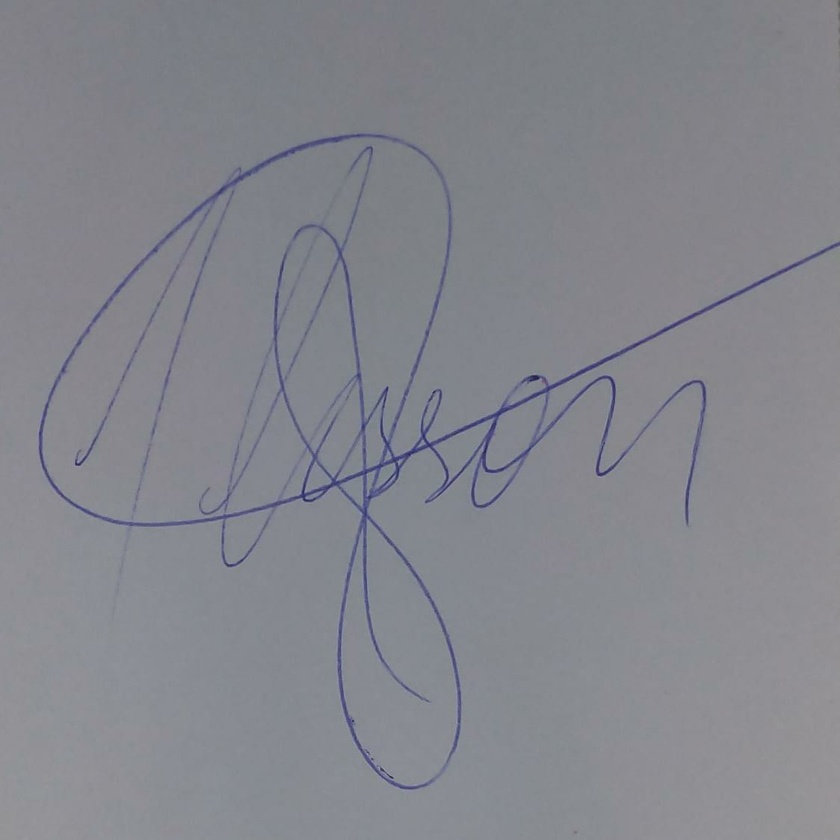
#> input picture test/ass2.jpeg, 840 x 840 px, shrunk from 1124 x 1125 before the run
$ python script.py
#> lines starting #> are read from the running program, lines starting #| are printed output that depends on the picture; after the words box and inside, x2 and y2 are one past the last pixel; in counts of white or black regions, pixels touching at a corner belong together; long printed decimals are rounded
import cv2
import matplotlib.pyplot as plt
from skimage import measure, morphology
from skimage.color import label2rgb
from skimage.measure import regionprops
import numpy as np
from PIL import Image

# paths
inputpath = 'test/ass2.jpeg'
outputpath = 'public/images/assinatura.png'

# the parameters are used to remove small size connected pixels outliar
constant_parameter_1 = 84
constant_parameter_2 = 250
constant_parameter_3 = 100

# the parameter is used to remove big size connected pixels outliar
constant_parameter_4 = 18

# contrast adjustment
contrast = 115

# read the input image
img = cv2.imread(inputpath, 0)
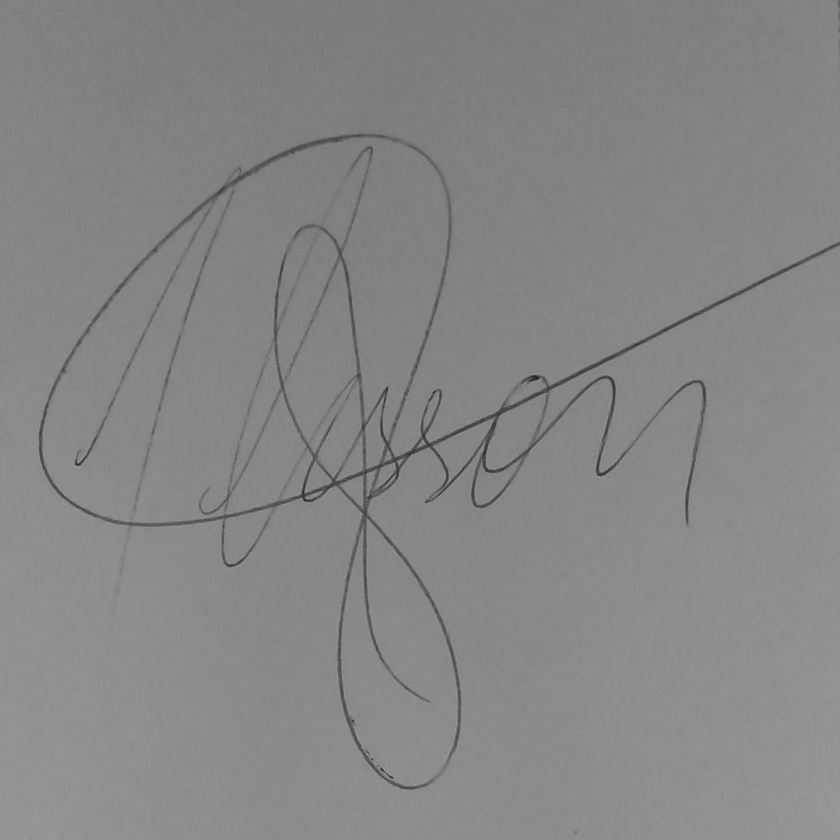
#> img: shape (840, 840); min 32, max 163, mean 134
img = cv2.threshold(img, contrast, 255, cv2.THRESH_BINARY)[1]  # ensure binary
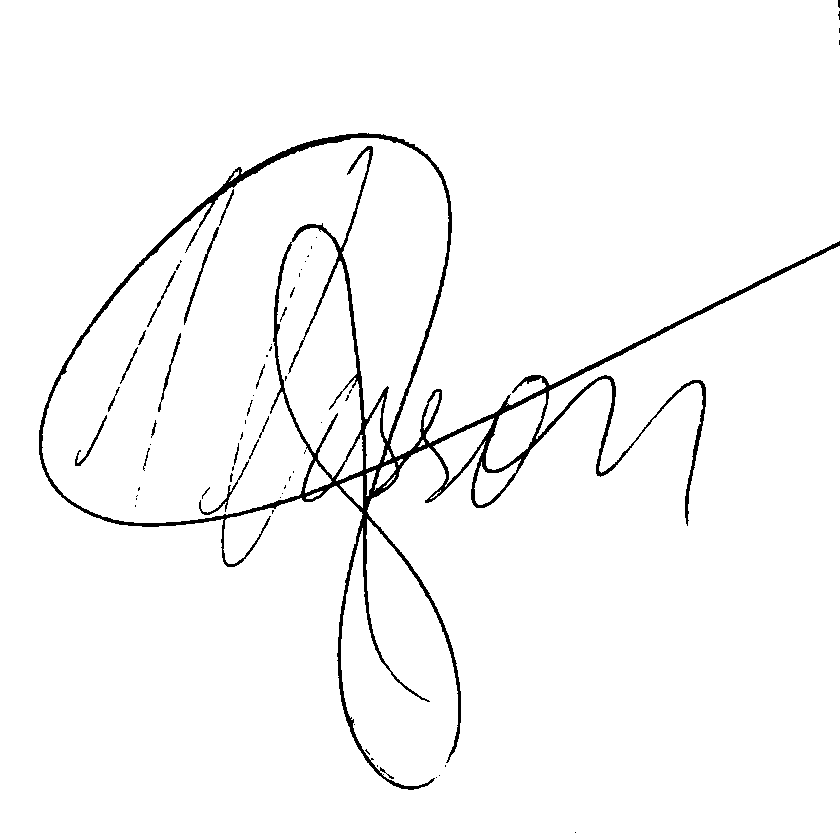
#> img: shape (840, 840); 97.1% white; 63 black regions (43 under 20 px), largest, box (x1, y1, x2, y2) and area: (39, 133, 840, 790) 18587, (184, 227, 219, 325) 284, (199, 460, 249, 515) 217

# connected component analysis by scikit-learn framework
blobs = img > img.mean()
blobs_labels = measure.label(blobs, background=1)
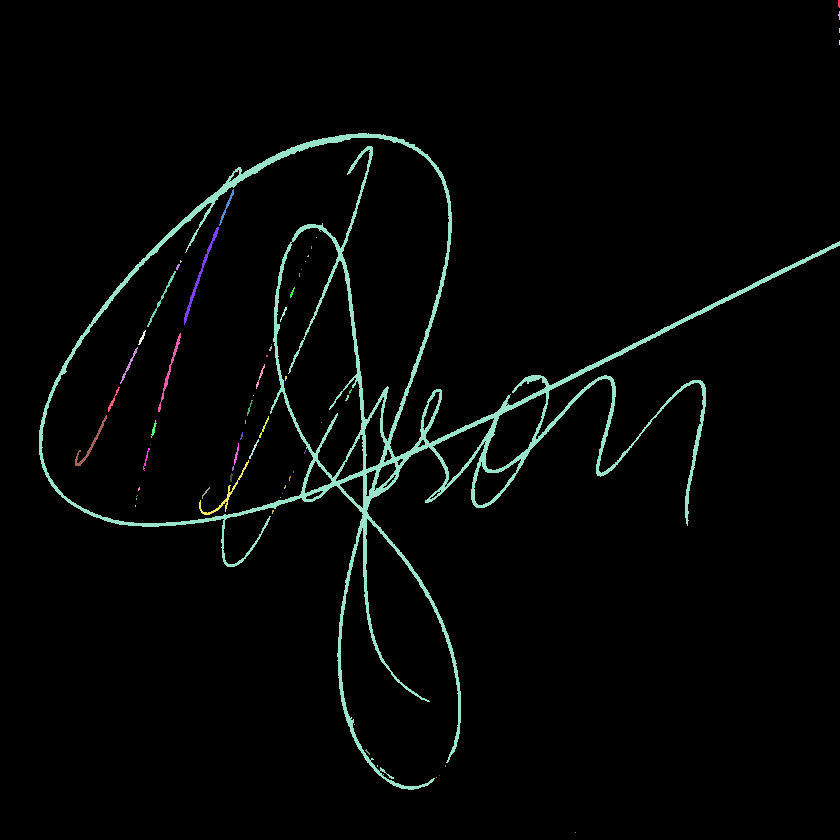
#> blobs_labels: shape (840, 840) int32; 64 distinct labels, from 0 to 63; one colour per label, 0 black
image_label_overlay = label2rgb(blobs_labels, image=img)
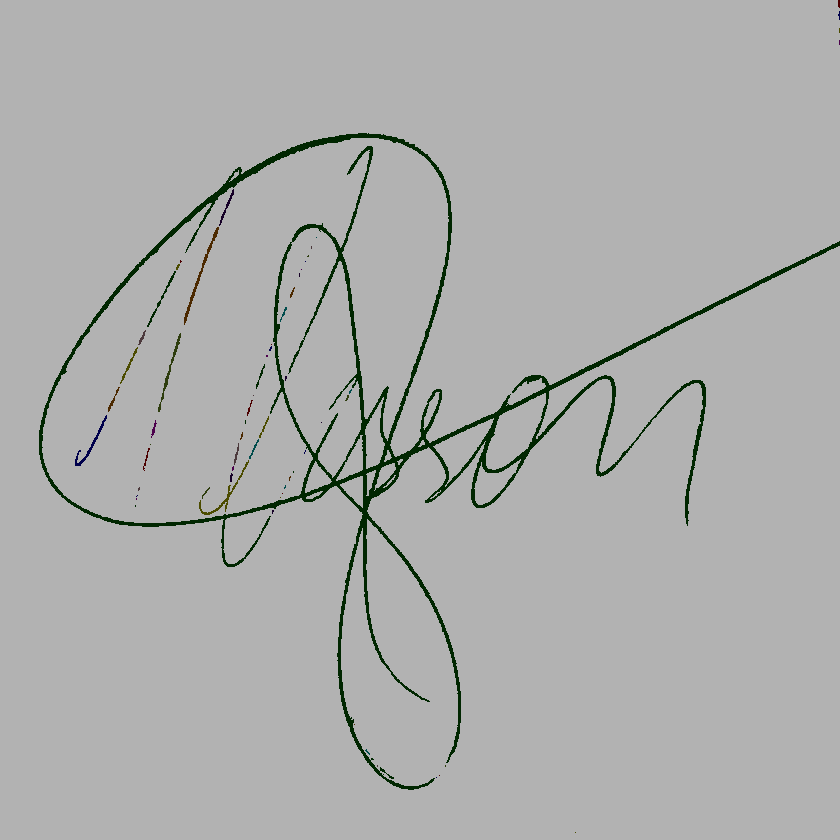
#> image_label_overlay: shape (840, 840, 3) float64; mean R, G, B 0.68, 0.684, 0.68

fig, ax = plt.subplots(figsize=(10, 6))

'''
# plot the connected components (for debugging)
ax.imshow(image_label_overlay)
ax.set_axis_off()
plt.tight_layout()
plt.show()
'''

the_biggest_component = 0
total_area = 0
counter = 0
average = 0.0
for region in regionprops(blobs_labels):
    if (region.area > 10):
        total_area = total_area + region.area
        counter = counter + 1
    # print region.area # (for debugging)
    # take regions with large enough areas
    if (region.area >= 250):
        if (region.area > the_biggest_component):
            the_biggest_component = region.area
#> this loop made 63 passes
#> (total_area, the_biggest_component) on pass 5: (18613, 18587)
#> total_area on passes 2, 6, 7, 13, 15, 17: 26, 18696, 18980, 18994, 19121, 19141
#> after the loop, counter = 26; the_biggest_component = 18587; total_area = 20250

average = (total_area/counter)
#> average = 778.8
print("the_biggest_component: " + str(the_biggest_component))
#| the_biggest_component: 18587.0
print("average: " + str(average))
#| average: 778.846

# experimental-based ratio calculation, modify it for your cases
# a4_small_size_outliar_constant is used as a threshold value to remove connected outliar connected pixels
# are smaller than a4_small_size_outliar_constant for A4 size scanned documents
a4_small_size_outliar_constant = ((average/constant_parameter_1)*constant_parameter_2)+constant_parameter_3
#> a4_small_size_outliar_constant = 2418
print("a4_small_size_outliar_constant: " + str(a4_small_size_outliar_constant))
#| a4_small_size_outliar_constant: 2417.995

# experimental-based ratio calculation, modify it for your cases
# a4_big_size_outliar_constant is used as a threshold value to remove outliar connected pixels
# are bigger than a4_big_size_outliar_constant for A4 size scanned documents
a4_big_size_outliar_constant = a4_small_size_outliar_constant*constant_parameter_4
#> a4_big_size_outliar_constant = 43523.9
print("a4_big_size_outliar_constant: " + str(a4_big_size_outliar_constant))
#| a4_big_size_outliar_constant: 43523.901

# remove the connected pixels are smaller than a4_small_size_outliar_constant
pre_version = morphology.remove_small_objects(blobs_labels, a4_small_size_outliar_constant)
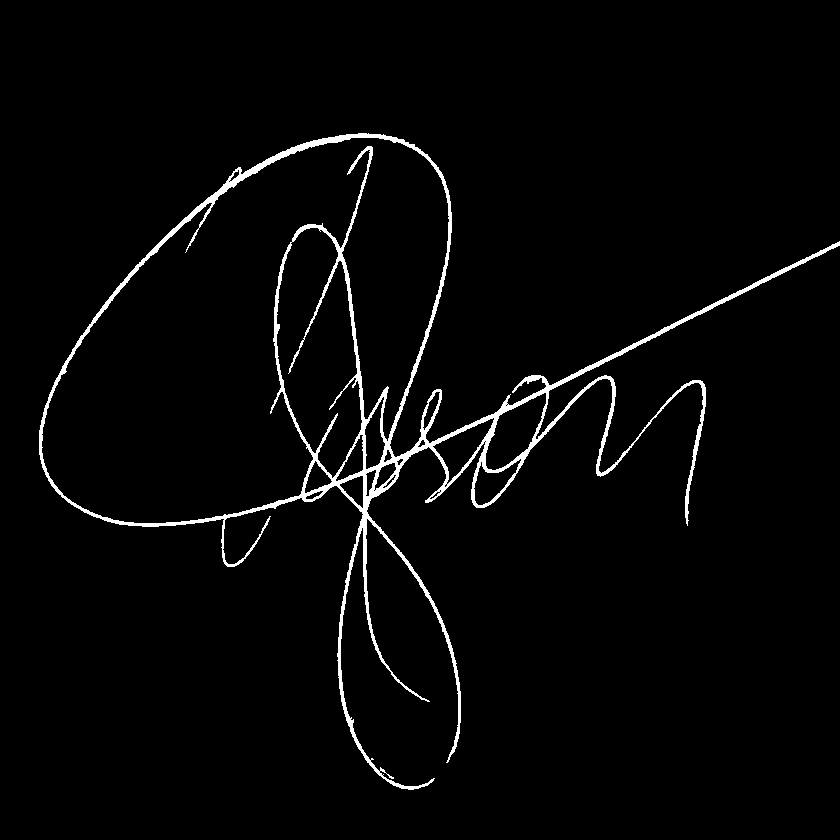
#> pre_version: shape (840, 840) int32; values 0 (black) and 5 (white), 2.6% white; 1 white region, box (x1, y1, x2, y2) and area: (39, 133, 840, 790) 18587
# remove the connected pixels are bigger than threshold a4_big_size_outliar_constant
# to get rid of undesired connected pixels such as table headers and etc.
component_sizes = np.bincount(pre_version.ravel())
#> component_sizes = [687013, 0, 0, 0, 0, 18587]
too_small = component_sizes > (a4_big_size_outliar_constant)
#> too_small = [True, False, False, False, False, False]
too_small_mask = too_small[pre_version]
pre_version[too_small_mask] = 0
# save the the pre-version which is the image is labelled with colors
# as considering connected components
#plt.imsave('pre_version.png', pre_version) #commented by Lucas

# read the pre-version
#img = cv2.imread('pre_version.png', 0) #commented by Lucas
# ensure binary
img = cv2.threshold(img, 0, 255, cv2.THRESH_BINARY | cv2.THRESH_OTSU)[1] #changed cv2.THRESH_BINARY_INV to cv2.THRESH_BINARY by Lucas
# save the the result
cv2.imwrite(outputpath, img)

#converter parte branca para transparente by Lucas
img = Image.open(outputpath)
img = img.convert("RGBA")
#> img: PIL image 840x840 RGBA
datas = img.getdata()

newData = []
for item in datas:
    if item[0] == 255 and item[1] == 255 and item[2] == 255:
        newData.append((255, 255, 255, 0))
    else:
        newData.append(item)
#> after the loop, newData = 705600 items

img.putdata(newData)
img.save(outputpath)
